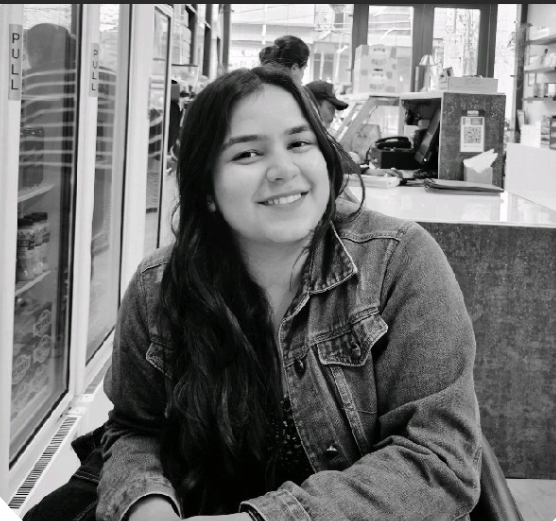
#> input picture EXPERIMENT 2/image2.png, 556 x 521 px
$ python exp2_q1_binary.py
#> lines starting #> are read from the running program, lines starting #| are printed output that depends on the picture; after the words box and inside, x2 and y2 are one past the last pixel; in counts of white or black regions, pixels touching at a corner belong together; long printed decimals are rounded
import cv2
import numpy as np

# Read image in grayscale
gray = cv2.imread("image2.png", cv2.IMREAD_GRAYSCALE)
#> gray: shape (521, 556); min 0, max 255, mean 113.8

if gray is None:
    print("Error: image2.png not found")
    exit()

# -------------------------
# CASE 1: Mean as threshold
# -------------------------

mean_threshold = np.mean(gray)
#> mean_threshold = 113.8

print("Mean threshold value:", mean_threshold)
#| Mean threshold value: 113.798

binary_mean = np.where(
    gray > mean_threshold,
    255,
    0
).astype(np.uint8)
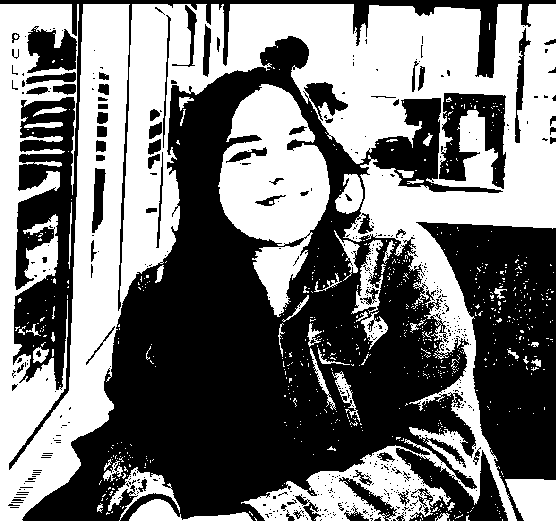
#> binary_mean: shape (521, 556); 47.4% white; 717 white regions (668 under 20 px), largest, box (x1, y1, x2, y2) and area: (0, 4, 556, 521) 111900, (218, 84, 330, 317) 14399, (505, 479, 556, 521) 1761

cv2.imshow("Original Grayscale Image", gray)
cv2.imshow("Binary Image - Mean Threshold", binary_mean)

cv2.imwrite("binary_mean.jpg", binary_mean)

cv2.waitKey(0)
cv2.destroyAllWindows()


# -------------------------
# CASE 2: User threshold
# -------------------------

threshold = int(input("Enter threshold value between 0 and 255: "))
#> the answer given: 100

if threshold < 0 or threshold > 255:
    print("Threshold must be between 0 and 255")
    exit()

binary_user = np.where(
    gray > threshold,
    255,
    0
).astype(np.uint8)
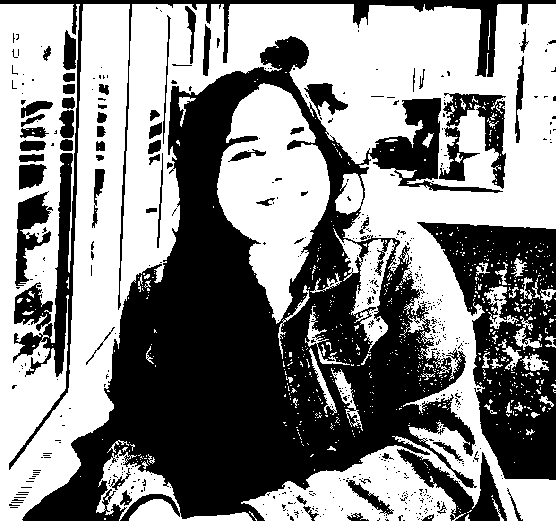
#> binary_user: shape (521, 556); 54.1% white; 541 black regions (474 under 20 px), largest, box (x1, y1, x2, y2) and area: (22, 36, 503, 521) 87610, (417, 222, 556, 480) 18280, (0, 0, 556, 470) 10817

cv2.imshow("Original Grayscale Image", gray)
cv2.imshow("Binary Image - User Threshold", binary_user)

cv2.imwrite("binary_user.jpg", binary_user)

cv2.waitKey(0)
cv2.destroyAllWindows()
